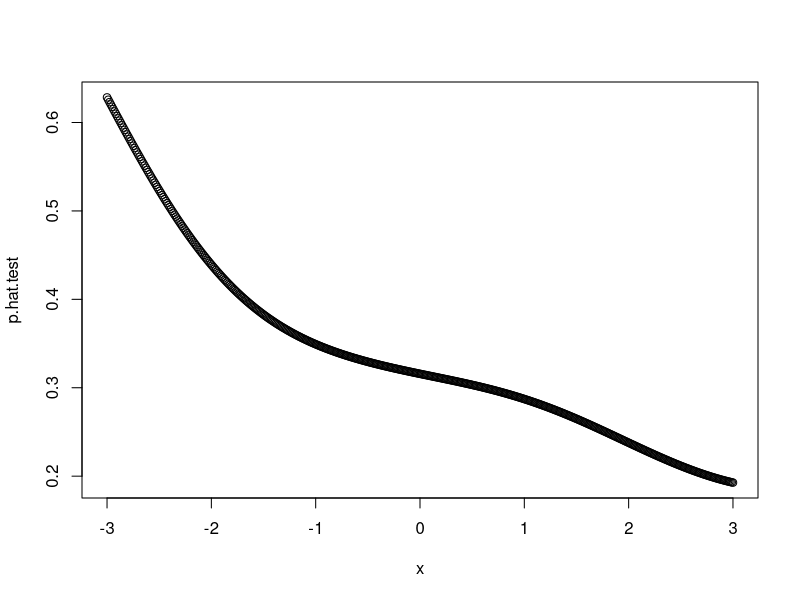

This chart was generated by the following R code: (Note: this script raises an error after producing the figure.)
set.seed(123456)
logistic <- function(x) 1 / (1 + exp(-x))
p <- function(x) logistic(1 - 3 * sin(x))
X <- runif(n = 200, -3, 3)
Y <- rbinom(n = 200, size = 1, prob = 0.4)

h <- 1
x <- seq(-3, 3, l = 501)

fitGlm <- sapply(x, function(x) {
  K <- dnorm(x = x, mean = X, sd = h)
  glm.fit(x = cbind(1, X - x), y = Y, weights = K,
          family = binomial())$coefficients
})

p.hat.test <- NULL
for (i in 1:length(x)) {
  K <- dnorm(x = X, mean = x[i], sd = 1)
  mdl <- glm(Y ~ X, family = binomial, weights = K)
  p.hat.test <- c(p.hat.test, predict(mdl, newdata = data.frame(X = x), type='response')[i])
}

x11()
plot(x, p.hat.test)

fit_locfit <- locfit(Y ~ lp(X, deg = 1, nn = h),
                     family = "binomial", kern = "gauss")
plot(fit_locfit)

